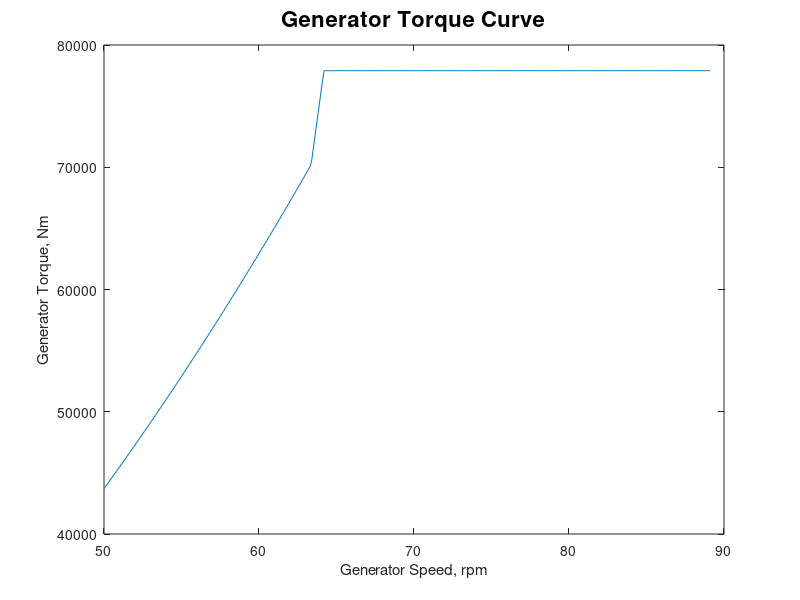

Source code (MATLAB):
% Create Generator Torque Curve Plot

%% NREL 5MW OC3-Hywind
VS_RtGnSp 	  = 	121.6805;
VS_RtPwr      = 	5296610.0;
PC_RefSpd     =     122.9096;
VS_CtInSp     =     70.16224;
VS_Rgn2Sp     =     91.21091;
VS_Rgn2K      =     2.332287;
VS_SlPc       =     10.0;


VS_SySp    = VS_RtGnSp/ (1.0 +  0.01*VS_SlPc);
VS_Slope15 = (VS_Rgn2K*VS_Rgn2Sp*VS_Rgn2Sp)/(VS_Rgn2Sp - VS_CtInSp);
VS_Slope25 = (VS_RtPwr/PC_RefSpd)/(VS_RtGnSp - VS_SySp);
VS_TrGnSp = ( VS_Slope25 - sqrt(VS_Slope25*(VS_Slope25 - 4.0*VS_Rgn2K*VS_SySp)))/(2.0*VS_Rgn2K);


%% DTU 10 MW
VS_RtGnSp 	  = 	42.411;             % rpm
VS_RtPwr      = 	1.0E+07	;           % W
PC_RefSpd     =     50.26548;           % rpm        
VS_CtInSp     =     31.415;             % rpm
VS_Rgn2Sp     =     42.411;             % rpm
VS_Rgn2K      =     104.1;              % N-m/(rpm)^2
VS_SlPc       =     10.0;


VS_SySp    = VS_RtGnSp/ (1.0 +  0.01*VS_SlPc);
VS_Slope15 = (VS_Rgn2K*VS_Rgn2Sp*VS_Rgn2Sp)/(VS_Rgn2Sp - VS_CtInSp);
VS_Slope25 = (VS_RtPwr/PC_RefSpd)/(VS_RtGnSp - VS_SySp);
VS_TrGnSp = ( VS_Slope25 - sqrt(VS_Slope25*(VS_Slope25 - 4.0*VS_Rgn2K*VS_SySp)))/(2.0*VS_Rgn2K);

%% BAR
VS_RtGnSp 	  = 	64.1862;            % rad/s
VS_RtPwr      = 	5000000;           % W
PC_RefSpd     =     64.1862;           % rpm        
VS_CtInSp     =     100 * pi/30;             % rpm
VS_Rgn2Sp     =     150*pi/30;             % rpm
VS_Rgn2K      =     17.4859;              % N-m/(rpm)^2
VS_SlPc       =     15;

VS_SySp    = VS_RtGnSp/ (1.0 +  0.01*VS_SlPc);
VS_Slope15 = (VS_Rgn2K*VS_Rgn2Sp*VS_Rgn2Sp)/(VS_Rgn2Sp - VS_CtInSp);
VS_Slope25 = (VS_RtPwr/PC_RefSpd)/(VS_RtGnSp - VS_SySp);
VS_TrGnSp = ( VS_Slope25 - sqrt(VS_Slope25*(VS_Slope25 - 4.0*VS_Rgn2K*VS_SySp)))/(2.0*VS_Rgn2K);

%%
Om = 50:.1:PC_RefSpd+25;

% for i = 1:length(Om)
%     if Om(i) < Om_ci
%         Tau_g(i) = 0;
%     elseif Om(i) <= Om_r
%         Tau_g(i) = K*Om(i)^2;
%     else
%         Tau_g(i) = Tau_r;
%     end
% end

for i = 1:length(Om)
    if Om(i) >= VS_RtGnSp 
        GenTrq(i) = VS_RtPwr/PC_RefSpd;
    elseif Om(i) <= VS_CtInSp                   % We are in region 1 - torque is zero
         GenTrq(i) = 0.0;
    elseif Om(i) <  VS_Rgn2Sp                   % We are in region 1 1/2 - linear ramp in torque from zero to optimal
         GenTrq(i) = VS_Slope15*( Om(i) - VS_CtInSp );
    elseif Om(i) <  VS_TrGnSp                 % We are in region 2 - optimal torque is proportional to the square of the generator speed
         GenTrq(i) = VS_Rgn2K*Om(i)*Om(i);
    else                                                     % We are in region 2 1/2 - simple induction generator transition region
         GenTrq(i) = VS_Slope25 * (Om(i) - VS_SySp);
    end
end
 
%% Plotting
close all
fig = plot(Om,GenTrq);
% fig = AIAA_pplot(Om*30/pi,GenTrq./1000); hold on
% fig = AIAA_pplot(Om*30/pi, VS_Rgn2K*Om.^2./1000,'k--');
% Leg = legend('Variable Speed Controller','Optimal','location','northwest');
Leg.FontSize = 14;
ylabel('Generator Torque, Nm')
xlabel('Generator Speed, rpm')
title('Generator Torque Curve','fontsize',16)


%% Save plot
% figdir = '~/Documents/Presentations/AIAA_2019/Figures';
% figname = 'GenTqCv.eps';
% saveas(fig,[figdir filesep figname],'epsc')
